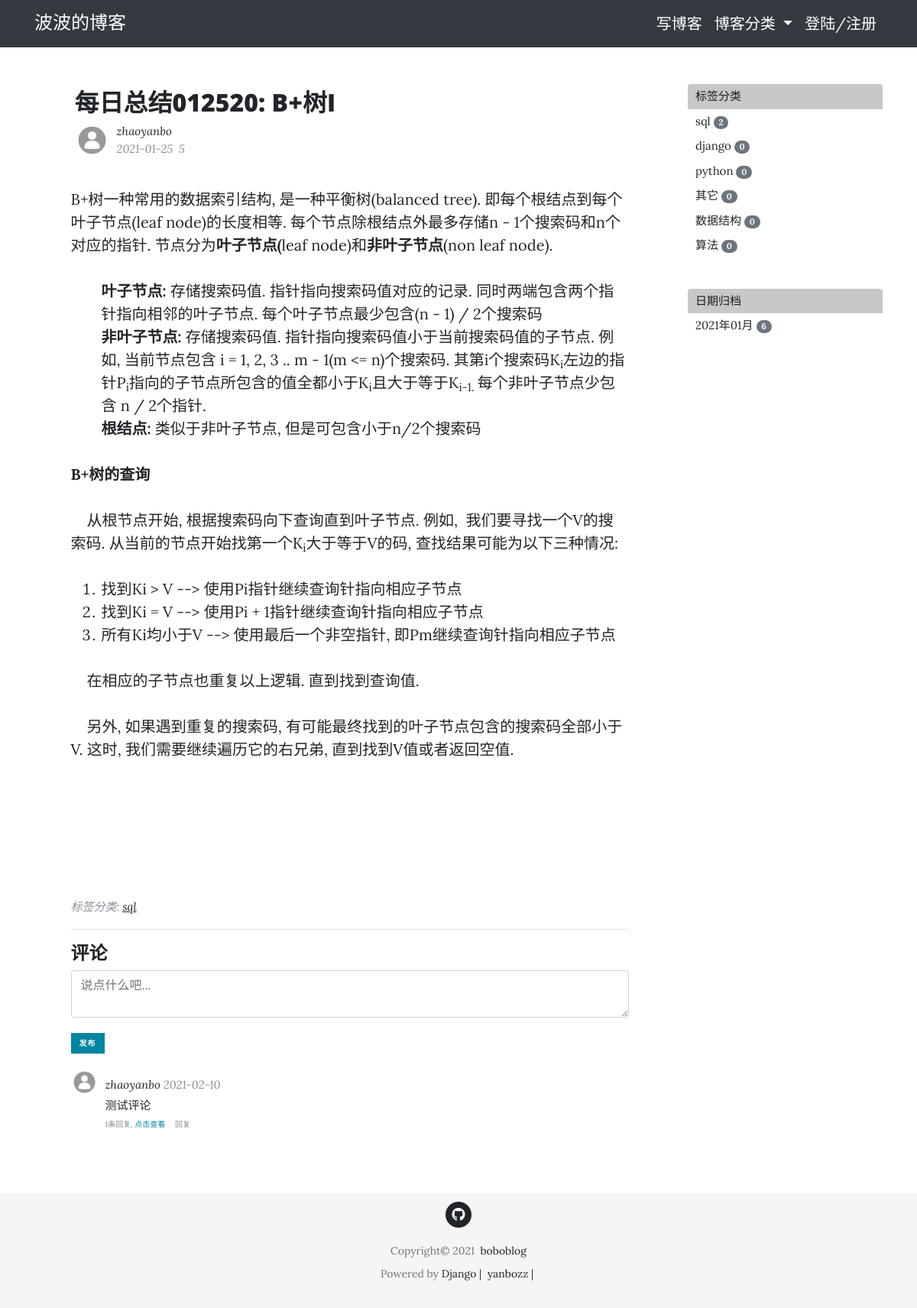
The app's page /post/65/ with its own data.
### blog/models.py (models this page shows, shortened)
class Post(models.Model, ViewCountExtension):
    title = models.CharField(max_length=50)
    pub_date = models.DateTimeField(default=timezone.now)
    content = RichTextUploadingField()
    author = models.ForeignKey(User, on_delete=models.CASCADE)
    view_count = GenericRelation(
        ViewCount,
        related_query_name='post',
        content_type_field='content_type',
        object_id_field='object_id'
    )
    view_detail = GenericRelation(
        ViewDetail,
        related_query_name='post',
        content_type_field='content_type',
        object_id_field='object_id',
    )
    @property
    def comments(self):
        qs = Comment.objects.filter_by_instance(self)
        return qs
    @property
    def get_content_type(self):
        content_type = ContentType.objects.get_for_model(self.__class__)
        return content_type
    @property
    def get_tag_qs(self):
        return self.tags.all()

### users/models.py (models this page shows, shortened)
class Profile(models.Model):
    user = models.OneToOneField(User, on_delete=models.CASCADE)
    profile_pic = models.ImageField(default='default.jpg', upload_to='media/profile_pics')

### viewcount/models.py (models this page shows, shortened)
class ViewCount(models.Model):
    count = models.IntegerField(default=0)
    content_type = models.ForeignKey(ContentType, on_delete=models.CASCADE)
    object_id = models.PositiveIntegerField()
    content_object = GenericForeignKey('content_type', 'object_id')

### tag/models.py (models this page shows, shortened)
class PostTag(models.Model):
    slug = models.SlugField(max_length=50)
    tag_name = models.CharField(max_length=50)
    created = models.DateTimeField(default=timezone.now)
    posts = models.ManyToManyField(Post, blank=True,
                                   related_name='tags', related_query_name='tag')
    objects = PostTagManager()

### comments/models.py (models this page shows, shortened)
class Comment(models.Model):
    user = models.ForeignKey(User, on_delete=models.CASCADE)
    content_type = models.ForeignKey(ContentType, on_delete=models.CASCADE)
    object_id = models.PositiveIntegerField()
    content_object = GenericForeignKey('content_type', 'object_id')
    parent = models.ForeignKey("self", null=True, blank=True, on_delete=models.CASCADE)
    root = models.ForeignKey("self", related_name='root_comment', null=True,
                             blank=True, on_delete=models.CASCADE)
    created = models.DateTimeField(default=timezone.now)
    content = models.TextField()
    objects = CommentManager()
    class Meta:
        ordering = ['-created']
    def children(self):
        return Comment.objects.filter(root=self)

### blog/views.py (the view)
# urls.py: path('post/<int:pk>/', PostDetailView.as_view(), name='post-detail'),
class PostDetailView(DetailView, SidebarContextMixin):
    model = Post
    template_name = 'blog/post_detail.html'
    def get(self, request, *args, **kwargs):
        self.object = self.get_object()
        response = super().get(request, *args, **kwargs)
        response = view_stats_once_viewed(request, response, self.object)
        return response
    def get_context_data(self, **kwargs):
        comment_form = CommentForm()
        self.object = self.get_object()
        context = super().get_context_data(**kwargs)
        comments = self.object.comments
        context['comments'] = comments
        context['comment_form'] = comment_form
        context['comment_form'].fields['content_type'].initial = self.object.get_content_type
        context['comment_form'].fields['object_id'].initial = self.object.pk
        return context

### comments/forms.py
class CommentForm(forms.ModelForm):
    class Meta:
        model = Comment
        fields = ['content_type', 'object_id', 'content', 'parent', 'root']
        widgets = {
            'content_type': forms.HiddenInput,
            'object_id': forms.HiddenInput,
            'content': forms.Textarea(attrs={'placeholder': '说点什么吧...', 'class': '', 'rows': '2', 'maxlength': '500',
                                             }),
            'parent': forms.HiddenInput,
            'root': forms.HiddenInput,
        }
        labels = {
            'content': "",
        }

### blog/views.py (called while the page is built)
    def get_context_data(self, **kwargs):
        context = super().get_context_data(**kwargs)
        date_qs = Post.objects.dates('pub_date', 'month', 'DESC')
        post_dates = self.get_count_in_month(date_qs)
        tags = PostTag.objects.get_posts_count()
        context['post_dates'] = post_dates
        context['tags'] = tags
        return context

    def get_count_in_month(self, qs):
        qs = qs.values('datefield').annotate(post_count=Count('id'))
        post_dates = []
        for date_qs in qs:
            post_dates.append((date_qs['datefield'], date_qs['post_count']))
        return post_dates

### comments/models.py (called while the page is built)
    def filter_by_instance(self, instance):
        obj_id = instance.id
        content_type = ContentType.objects.get_for_model(instance.__class__)
        qs = super(CommentManager, self).filter(
            content_type=content_type, object_id=obj_id).filter(parent=None)
        return qs

### tag/models.py (called while the page is built)
    def get_posts_count(self):
        tags = PostTag.objects.annotate(num_posts=Count('posts')).order_by('-num_posts')
        return tags

### viewcount/models.py (called while the page is built)
    def get_view_count(self):
        try:
            view_count = self.view_count.first()
            return view_count.count
        except exceptions.ObjectDoesNotExist:
            return 0

### viewcount/utils.py (called while the page is built)
def view_stats_once_viewed(request, response, obj):
    ct = ContentType.objects.get_for_model(obj)
    key = "%s_%s_viewed" % (ct.model, obj.pk)
    if not request.COOKIES.get(key):
        view_count, created = ViewCount.objects.get_or_create(content_type=ct, object_id=obj.pk)
        view_count.count += 1
        view_count.save()
        response.set_cookie(key, 'true')
        date = timezone.now().date()
        view_detail, created = ViewDetail.objects.get_or_create(
            content_type=ct,
            object_id=obj.pk,
            date=date
        )
        view_detail.count += 1
        view_detail.save()
    return response

### blog/templates/blog/post_detail.html (shortened to what this page needs)
{% extends "blog/base.html" %}
{% block content %}
<div class="col-lg-8 col-md-10 mx-auto">
  <div class="post-preview">
      <h2 class="post-title">
        {{ object.title }}
      </h2>
      <div class="author-thumbnail">
        <img class="rounded-circle author-img" src="{{ post.author.profile.profile_pic.url }}">
      </div>
      <div class="post-meta">
        <a href="">{{ object.author }}</a>&nbsp;&nbsp;<br>
        {{ object.pub_date|date:"Y-m-d" }}&nbsp; {{ post.get_view_count }}&nbsp;
      </div>
  </div>
  <div class="post-content">
    <p>{{ object.content|safe }}</p>
    <div class="post-meta">
      <p>
        标签分类:
        {% for tag in object.get_tag_qs %}
          <a href="{% url 'posts-with-tag' tag.slug %}">{{ tag.tag_name }}</a>
        {% endfor %}
      </p>
    </div>
  </div>
  <hr>
  {% include "comments/comment_list.html" %}
</div>
{% include "blog/sidebar.html" %}
{% endblock content %}

### comments/templates/comments/comment_list.html (shortened to what this page needs)
  <h4>评论</h4>
{% include "comments/comment_form.html" %}
<div id="comment-container" class="comment-container">
    {% for comment in comments %}
      <div id="div-comment-{{ comment.pk }}" class="comment-cell">
        <div class="author-thumbnail">
          <img class="rounded-circle author-img" src="{{ comment.user.profile.profile_pic.url }}">
        </div>
        <div class="comment-box">
          <div class="comment-meta">
            <a href="">{{ comment.user }}</a>
            {{ comment.created|date:"Y-m-d" }}
          </div>
          <div class="comment-content">
              {{ comment.content }}
          </div>
          <div class="comment-info">
            {% if comment.children.count > 0 %}
              <span id="reply-count">{{ comment.children.count }}</span>条回复,
              <a href="#" class="more-btn">点击查看</a>&emsp;
            {% endif %}
            <a href="#" class="reply-btn" onclick="do_reply({{ comment.pk }},{{ comment.pk }},'{{ comment.user.username }}',event)">回复</a>
          </div>
        </div>
      </div>
    {% endfor %}
</div>

### blog/templates/blog/sidebar.html
<div class="hidden-xs col-sm-10 col-md-2 col-lg-3">
  <div class="tag-list">
    <ul class="list-group">
      <li class="list-group-item list-group-item-dark">标签分类</li>
      {% for tag in tags %}
        <a href="{% url 'posts-with-tag' tag.slug %}" class="">
          <li class="list-group-item">
            {{ tag.tag_name }}
            <span class="badge badge-secondary badge-pill">{{ tag.num_posts }}</span>
          </li>
        </a>
      {% endfor %}
    </ul>
  </div>
  <div class="date-list">
    <ul class="list-group">
      <li class="list-group-item list-group-item-dark">日期归档</li>
      {% for post_date, count in post_dates %}
        <a href="{% url 'posts-with-date' post_date.year post_date.month %}" class="">
          <li class="list-group-item">
            {{ post_date|date:"Y年m月" }}
            <span class="badge badge-secondary badge-pill">{{ count }}</span>
          </li>
        </a>
      {% endfor %}
    </ul>
  </div>
</div>

### blog/static/blog/css/clean-blog.css (style rules this page uses)
body { font-size: 20px; color: #212529; font-family: 'Lora', 'Times New Roman', serif; }
ul { list-style-type: none; }
p { line-height: 1.5; margin: 30px 0; }
p a { text-decoration: underline; }
h1, h2, h3, h4, h5, h6 { font-weight: 800; font-family: 'Open Sans', 'Helvetica Neue', Helvetica, Arial, sans-serif; }
a { color: #212529; transition: all 0.2s; }
img { max-width: 100%; max-height: 100%; height: inherit !important; }
.post-preview { padding: 5px; }
.post-meta { font-size: 15px; font-style: italic; margin-top: 0; margin-bottom: 5px; color: #868e96; display: inline-block; height: 45px; position: relative; }
.post-preview>.post-meta>a { font-size: 15px; text-decoration: none; color: #212529; }
.author-thumbnail { margin-right: 10px; display: inline-block; height: 45px; width: 45px; position: relative; float: left; }
.author-thumbnail>.author-img { height: 100%; width: 100%; visibility: middle; }
.comment-container { margin-top: 20px; margin-bottom: 20px; }
.comment-info { font-size: 10px; margin-top: 5px; margin-bottom: 5px; color: #868e96; }
.comment-info>a { color: #868e96; }
.comment-info>.more-btn { color: #0085A1; }
.comment-cell>.comment-box>.comment-meta { font-size: 15px; font-style: italic; margin-top: 0; margin-bottom: 5px; color: #868e96; }
.comment-cell>.comment-box>.comment-meta>a { text-decoration: none; color: #212529; }
.comment-cell>.author-thumbnail { height: 35px; width: 35px; }
.comment-cell>.comment-box { padding-bottom: 10px; padding-top: 10px; margin-left: 45px; }
.comment-cell>.comment-box>.comment-content { font-size: 15px }
.form-control { width: 100%; }
.tag-list { margin-bottom: 40px; font-size: 15px }
.tag-list .list-group-item { padding: 5px 10px; border: 0; }
.date-list { margin-bottom: 40px; font-size: 15px }
.date-list .list-group-item { padding: 5px 10px; border: 0; }

### blog/templates/blog/footer.html (style rules this page uses)
html { position: relative; min-height: 100%; }
body { font-size: 20px; color: #212529; font-family: 'Lora', 'Times New Roman', serif; align-items: center; margin-bottom: 150px; }

### records on screen
Post: title "每日总结012520: B+树I", author.profile.profile_pic (placeholder picture), author "zhaoyanbo", pub_date "2021-01-25", get_view_count "5", content "B+树一种常用的数据索引结构, 是一种平衡树(balanced tree). 即每个根结点到每个叶子节点(leaf node)的长度相等. 每个节点除根结点外最多存储n - 1个搜索码和n个对应的指针. 节点分为 叶子节点( leaf node)和 非叶子节点 (non leaf node). 叶子节点: 存储搜索码值. 指针指向搜索码值对应的记录. 同时两端包含两个指针指向相邻的叶子节点. 每个叶子节点最少包含(n - 1) / 2个搜索码 非叶子节点: 存储搜索码值. 指针指向搜索码值小于当前搜索码值的子节点. 例如, 当前节点包含 i = 1, 2, 3 .. m - 1(m <= n)个搜索码. 其第i个搜索码K i 左边的指针P i 指向的子节点所包含的值全都小于K i 且大于等于K i-1. 每个非叶子节点少包含 n / 2个指针. 根结点: 类似于非叶子节点, 但是可包含小于n/2个搜索码 B+树的查询 从根节点开始, 根据搜索码向下查询直到叶子节点. 例如, 我们要寻找一个V的搜索码. 从当前的节点开始找第一个K i 大于等于V的码, 查找结果可能为以下三种情况: 找到Ki > V --> 使用Pi指针继续查询针指向相应子节点 找到Ki = V --> 使用Pi + 1指针继续查询针指向相应子节点 所有Ki均小于V --> 使用最后一个非空指针, 即Pm继续查询针指向相应子节点 在相应的子节点也重复以上逻辑. 直到找到查询值. 另外, 如果遇到重复的搜索码, 有可能最终找到的叶子节点包含的搜索码全部小于V. 这时, 我们需要继续遍历它的右兄弟,…"
PostTag: tag_name "sql", num_posts "2"
Comment: user.profile.profile_pic (placeholder picture), user "zhaoyanbo", created "2021-02-10", content "测试评论", children.count "1"
PostTag: tag_name "django", num_posts "0"
PostTag: tag_name "python", num_posts "0"
PostTag: tag_name "其它", num_posts "0"
PostTag: tag_name "数据结构", num_posts "0"
PostTag: tag_name "算法", num_posts "0"

### other values on screen
{{ post_date|date:"Y年m月" }} "2021年01月"
{{ count }} "6"
